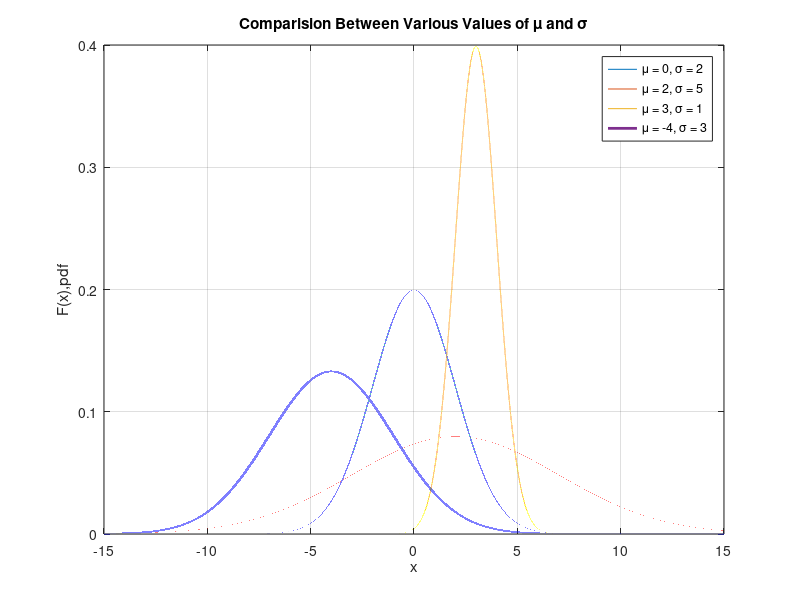

Write the MATLAB code that produced this figure.
x = -15:0.0001:15;
y0 = normpdf(x,0,2);
y1 = normpdf(x,2,5);
y2 = normpdf(x,3,1);
y3 = normpdf(x,-4,3);

plot(x,y0,x,y1,x,y2,x,y3,'linewidth',2)
ylabel('F(x),pdf')
xlabel('x')
legend('\mu = 0, \sigma = 2','\mu = 2, \sigma = 5', '\mu = 3, \sigma = 1', '\mu = -4, \sigma = 3')
grid on
title('Comparision Between Various Values of \mu and \sigma')

